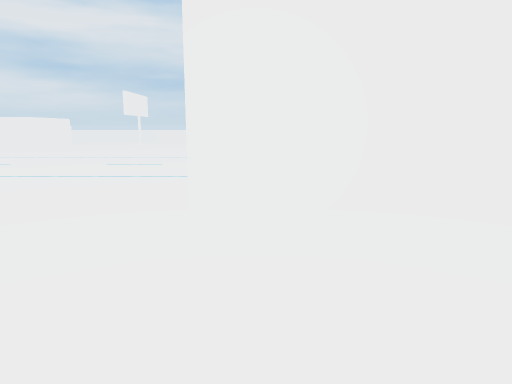
view 1 (above)

24 first-person views from a walk through a 3-D level made in the Unity game engine. The camera is 1.2 m above the floor, tilts 10° down and sees 70° across. The floor is counted in squares, 1 m on a side. Each view is taken from the middle of a square. On the plan, view 1 faces up. The plan holds only what a view shows up to about 15 squares ahead; the rest is blank. The place goes on beyond the plan. The player is left out. Surface patterns are stand-ins for the level's own textures.

view 2
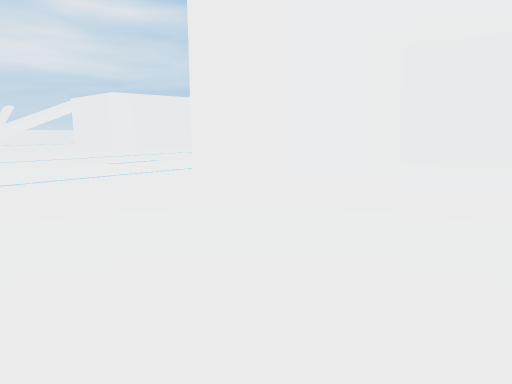

view 3
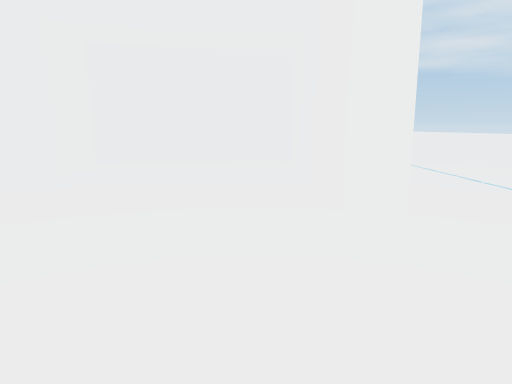

view 4
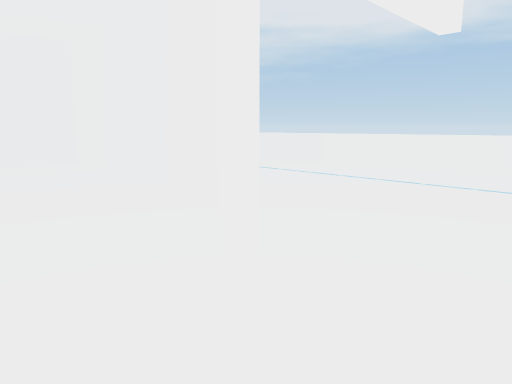

view 5
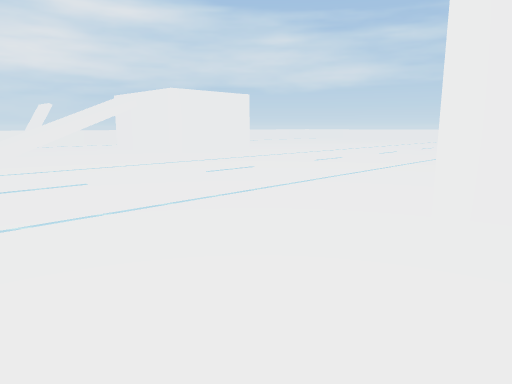

view 6
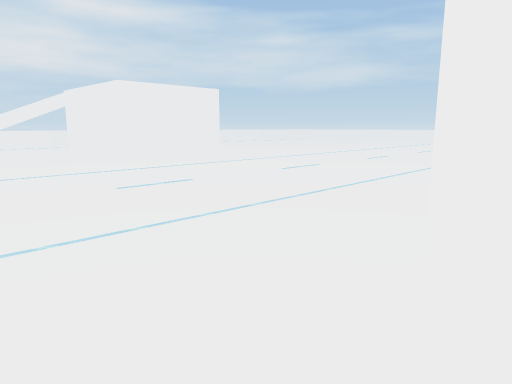

view 7
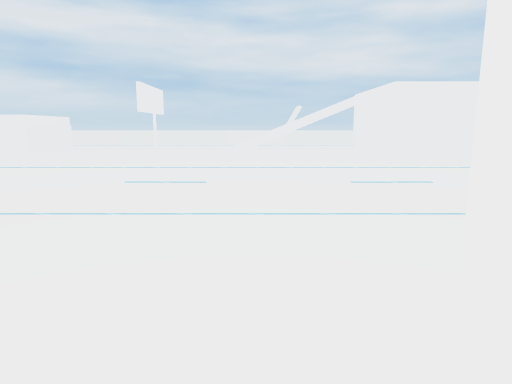

view 8
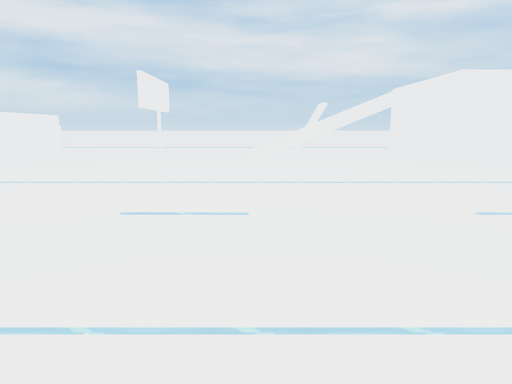

view 9
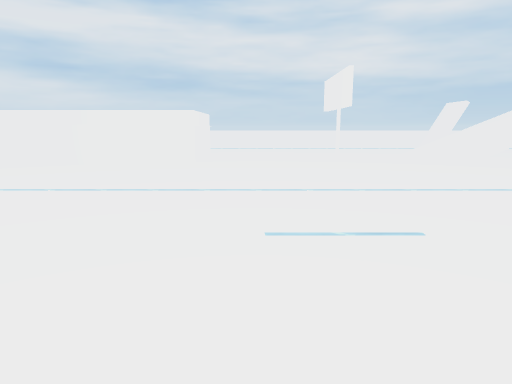

view 10
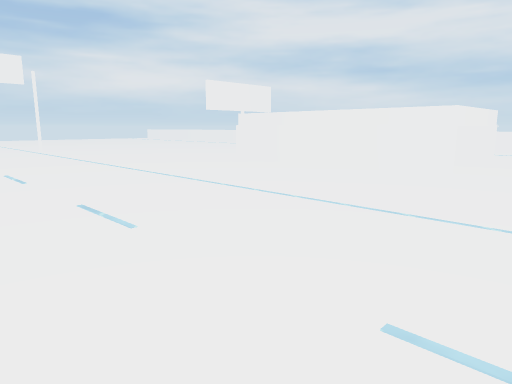

view 11
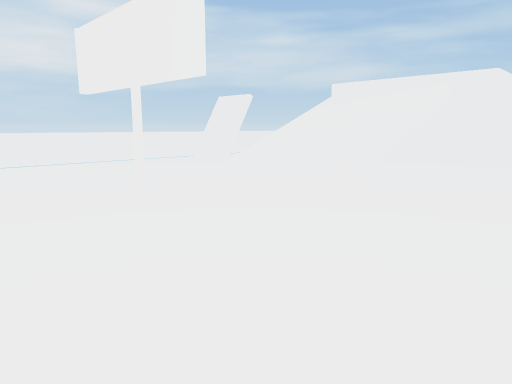

view 12
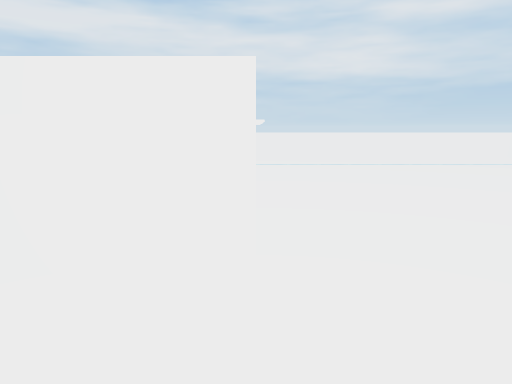

view 13
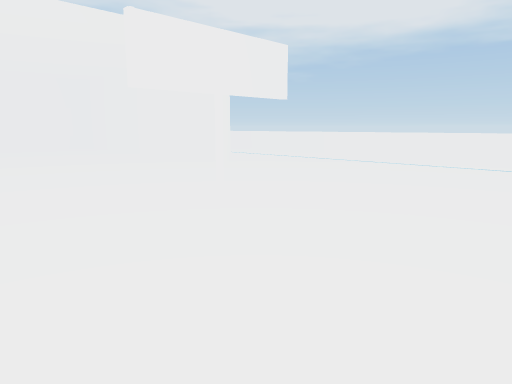

view 14
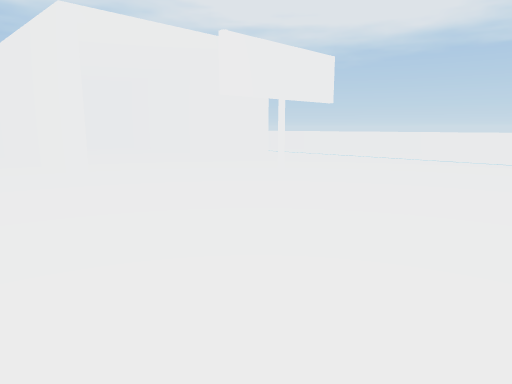

view 15
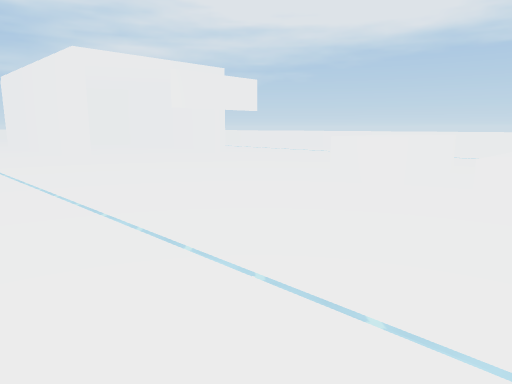

view 16
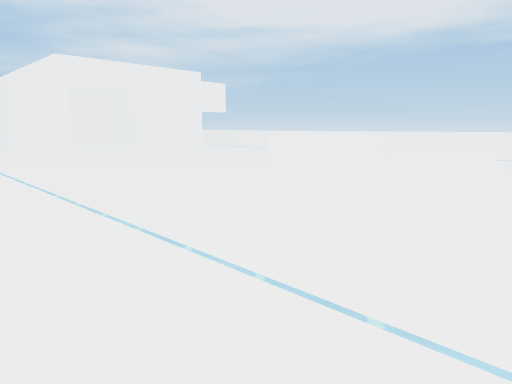

view 17
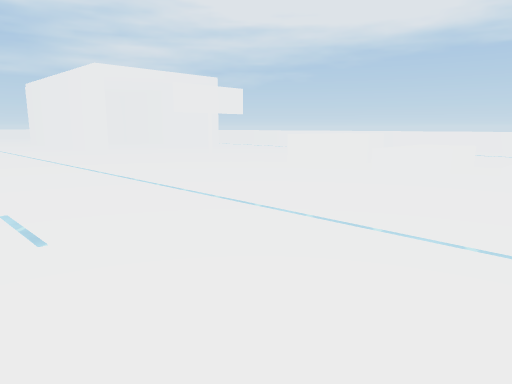

view 18
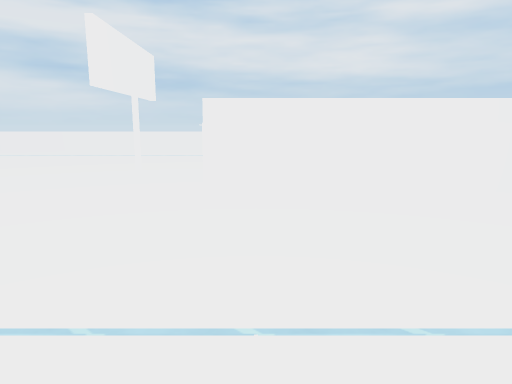

view 19
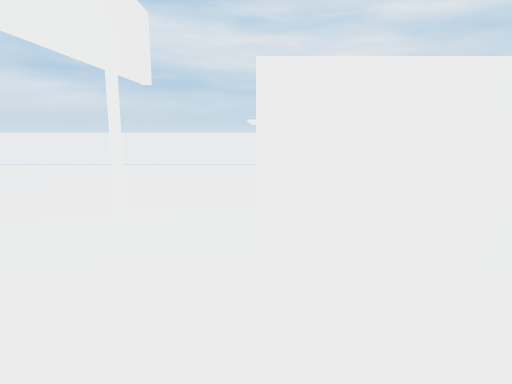

view 20
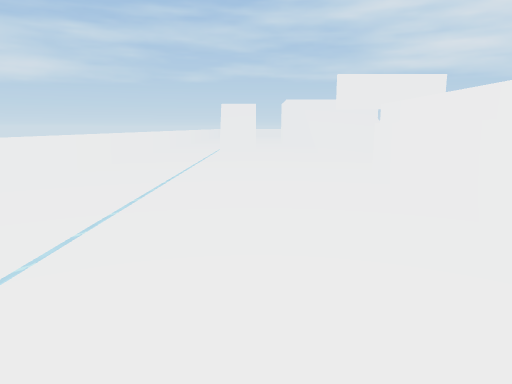

view 21
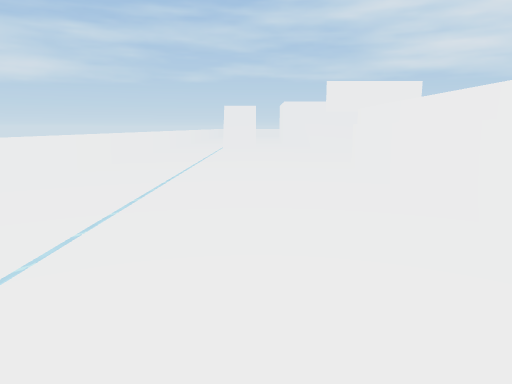

view 22
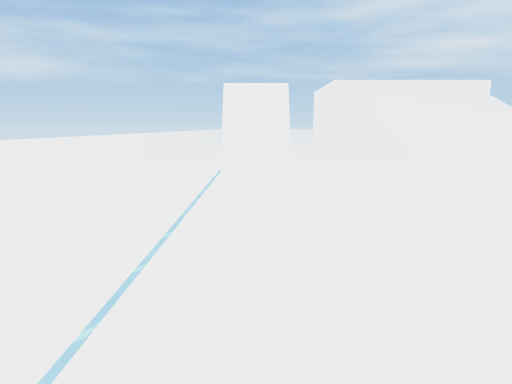

view 23
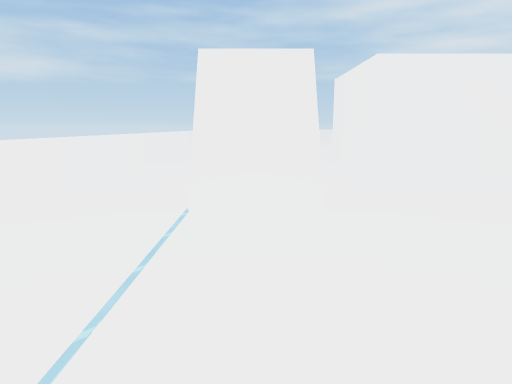

view 24
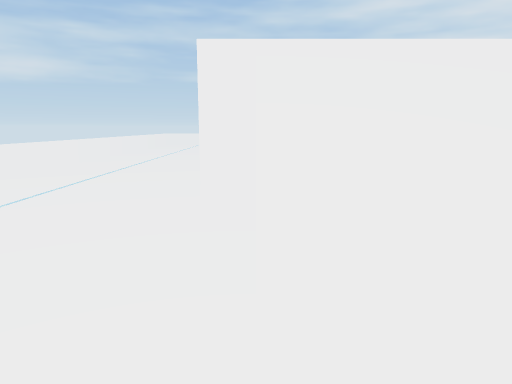

### Floor plan
Key: @ floor where view 1 was taken; # wall or solid block; . floor; / step, stairs or slope; = window, fence, low wall or low ledge; ~ liquid the walk can cross; ^ raised ledge; O other object.
Columns run from 23 left of view 1 to 12 right of it. Each row starts with its distance up from view 1.
 32 ====   =============================
 31 .... ...............................
 30 ....................................
 29 ~~~~~~~~~~~~~~~~~~~~~~.#~~~~~~~~~~~~
 28 .......................#............
 27 ....................................
 26 ...................................
 25 ...........................#####
 24 ...^^^^^^^^^......../////..#
 23 ...^       ^......../////..#
 22 .O.^       ^....O.../////..#
 21 ...^       ^......../////..#
 20 ...^^^^^^^^^......../=// ..#
 19 ...........................####
 18 ..............................
 17 ..............................
 16 ...............................
 15 ~~~~~~~~~~~~~~~~~~~~~~~~~~~~~~~~
 14 .................................
 13 ..................................
 12  ...~....~....~....~....~....~....~
 11     ................................
 10     ................................
  9      ~~~~~~~~~~~~~~~~~~~~~~~~~~~~
  8      .........................
  7      .......................
  6      .................#########
  5      .................#############
  4       /.O..O......................#
  3       /=OO#OO.....................#
  2       /=OO#OO.....O...............
  1       /=OO#O .....................
  0        .O .  ..........@..........#
 -1        .  .  .........#############
 -2        .. ..  ........#
 -3        ..  .  .............
 -4        ..  .  ...............
 -5         ~  ~  ~~~~~~~~~~~~~~~~~
 -6               ...................
 -7                ...................
 -8                ===================

Positions as (right, up) in squares from view 1, and headings:
1: (0, 0), facing up
2: (-5, 0), facing up-right
3: (-5, 0), facing right
4: (-6, 3), facing down-right
5: (-6, 4), facing up-right
6: (-3, 5), facing up-right
7: (-2, 4), facing up
8: (-3, 7), facing up
9: (-10, 8), facing up
10: (-9, 10), facing up-left
11: (-10, 16), facing up-right
12: (-12, 17), facing up
13: (-11, 7), facing down-right
14: (-11, 9), facing down-right
15: (-16, 11), facing down-right
16: (-18, 11), facing down-right
17: (-19, 13), facing down-right
18: (-19, 13), facing up
19: (-20, 17), facing up
20: (-21, 27), facing right
21: (-23, 27), facing right
22: (-11, 28), facing right
23: (-6, 28), facing right
24: (-3, 24), facing right
